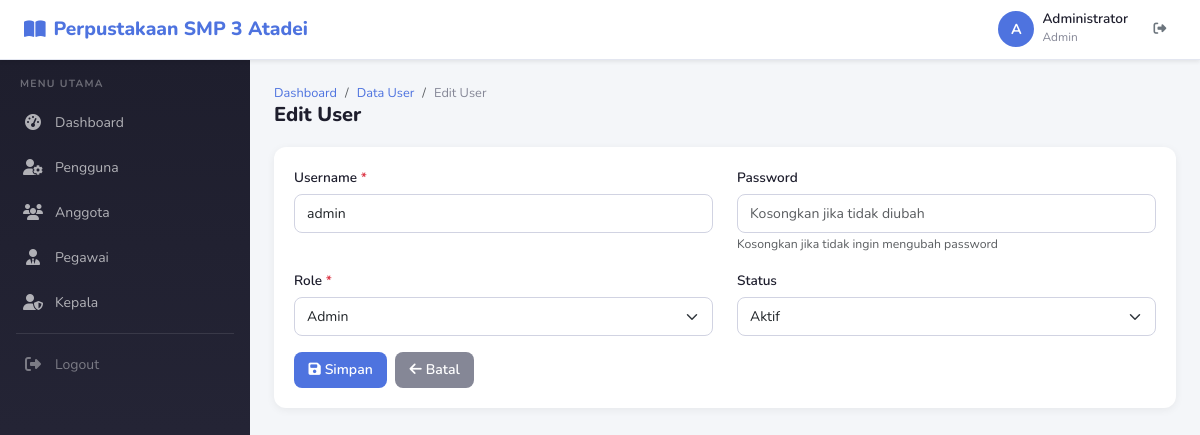
The page /user/edit/1 (signed in) on the database its author committed.
### tables this page shows
CREATE TABLE users (
  id INT AUTO_INCREMENT PRIMARY KEY,
  username VARCHAR(50) NOT NULL UNIQUE,
  password VARCHAR(255) NOT NULL,
  role_id INT NOT NULL,
  status ENUM('aktif','nonaktif') DEFAULT 'aktif',
  created_at TIMESTAMP DEFAULT CURRENT_TIMESTAMP,
  INDEX idx_users_role_id (role_id),
  INDEX idx_users_status (status),
  CONSTRAINT fk_users_role FOREIGN KEY (role_id) REFERENCES roles(id) ON DELETE CASCADE
);

CREATE TABLE roles (
  id INT AUTO_INCREMENT PRIMARY KEY,
  nama_role VARCHAR(50) NOT NULL
);

### controllers/UserController.php (called while the page is built, shortened)
<?php
require_once __DIR__ . '/../core/Helper.php';
class UserController extends Controller
{
    public function edit($id)
    {
        $userModel = $this->model('UserModel');
        $user = $userModel->getWithRole($id);
        $roleModel = $this->model('RoleModel');
        $data['user'] = $user;
        $data['roles'] = $roleModel->all();
        $this->view('user/edit', $data);
    }
}

### index.php (called while the page is built, shortened)
<?php
require_once __DIR__ . '/config/database.php';
spl_autoload_register(function ($class) {
    $directories = [
        __DIR__ . '/core/',
        __DIR__ . '/models/',
        __DIR__ . '/controllers/',
    ];
    foreach ($directories as $dir) {
        $file = $dir . $class . '.php';
        if (file_exists($file)) {
            return;
        }
    }
});
require_once __DIR__ . '/core/Router.php';
require_once __DIR__ . '/core/Helper.php';
Router::run();

### core/Database.php (called while the page is built, shortened)
<?php
class Database
{
    private static $instance = null;
    private $conn;
    private function __construct()
    {
        try {
            $dsn = "mysql:host=" . DB_HOST . ";dbname=" . DB_NAME . ";charset=utf8mb4";
            $this->conn = new PDO($dsn, DB_USER, DB_PASS);
            $this->conn->setAttribute(PDO::ATTR_ERRMODE, PDO::ERRMODE_EXCEPTION);
            $this->conn->setAttribute(PDO::ATTR_DEFAULT_FETCH_MODE, PDO::FETCH_ASSOC);
            $this->conn->setAttribute(PDO::ATTR_EMULATE_PREPARES, false);
        } catch (PDOException $e) {
            die("Database connection failed: " . $e->getMessage());
        }
    }
    public static function getInstance()
    {
        if (self::$instance === null) {
            self::$instance = new self();
        }
        return self::$instance;
    }
    public function query($sql, $params = [])
    {
        try {
            $stmt = $this->conn->prepare($sql);
            $stmt->execute($params);
            return $stmt;
        } catch (PDOException $e) {
            die("Query failed: " . $e->getMessage());
        }
    }
}

### core/Model.php (called while the page is built, shortened)
<?php
require_once __DIR__ . '/Database.php';
class Model
{
    protected $db;
    protected $table;
    public function __construct()
    {
        $this->db = Database::getInstance();
    }
    public function all()
    {
        $results = $this->db->query("SELECT * FROM {$this->table}");
        return $results->fetchAll();
    }
    protected function query($sql, $params = [])
    {
        return $this->db->query($sql, $params);
    }
}

### models/UserModel.php (called while the page is built, shortened)
<?php
class UserModel extends Model
{
    protected $table = 'users';
    public function getWithRole($id)
    {
        $stmt = $this->query(
            "SELECT u.*, r.nama_role FROM {$this->table} u
             JOIN roles r ON u.role_id = r.id
             WHERE u.id = ?",
            [$id]
        );
        return $stmt->fetch();
    }
}

### core/Helper.php (called while the page is built, shortened)
<?php
function sanitize($input)
{
    return htmlspecialchars($input, ENT_QUOTES, 'UTF-8');
}

### views/user/edit.php (the view, shortened to what this page needs)
<?php require_once __DIR__ . '/../layouts/header.php'; ?>
<div class="page-header">
    <div>
        <nav aria-label="breadcrumb">
            <ol class="breadcrumb">
                <li class="breadcrumb-item"><a href="<?= BASE_URL ?>dashboard">Dashboard</a></li>
                <li class="breadcrumb-item"><a href="<?= BASE_URL ?>user">Data User</a></li>
                <li class="breadcrumb-item active">Edit User</li>
            </ol>
        </nav>
        <h4>Edit User</h4>
    </div>
</div>
<div class="card">
    <div class="card-body">
        <form action="<?= BASE_URL ?>user/update/<?= $user['id'] ?>" method="POST">
            <div class="row">
                <div class="col-md-6 mb-3">
                    <label class="form-label">Username <span class="text-danger">*</span></label>
                    <input type="text" name="username" class="form-control" value="<?= sanitize($user['username']) ?>" required>
                </div>
                <div class="col-md-6 mb-3">
                    <label class="form-label">Password</label>
                    <input type="password" name="password" class="form-control" placeholder="Kosongkan jika tidak diubah">
                    <small class="text-muted">Kosongkan jika tidak ingin mengubah password</small>
                </div>
                <div class="col-md-6 mb-3">
                    <label class="form-label">Role <span class="text-danger">*</span></label>
                    <select name="role_id" class="form-select" required>
                        <?php foreach ($roles as $r): ?>
                        <option value="<?= $r['id'] ?>" <?= $r['id'] == $user['role_id'] ? 'selected' : '' ?>><?= sanitize($r['nama_role']) ?></option>
                        <?php endforeach; ?>
                    </select>
                </div>
                <div class="col-md-6 mb-3">
                    <label class="form-label">Status</label>
                    <select name="status" class="form-select">
                        <option value="aktif" <?= $user['status'] === 'aktif' ? 'selected' : '' ?>>Aktif</option>
                    </select>
                </div>
            </div>
            <div class="d-flex gap-2">
                <button type="submit" class="btn btn-primary"><i class="fas fa-save me-1"></i>Simpan</button>
                <a href="<?= BASE_URL ?>user" class="btn btn-secondary"><i class="fas fa-arrow-left me-1"></i>Batal</a>
            </div>
        </form>
    </div>
</div>
<?php require_once __DIR__ . '/../layouts/footer.php'; ?>

### core/Router.php (shortened to what this page needs)
<?php
class Router
{
    private static $routes = [];
    public static function add($method, $route, $controller, $action)
    {
        self::$routes[] = [
            'method' => strtoupper($method),
            'route' => $route,
            'controller' => $controller,
            'action' => $action
        ];
    }
    public static function run()
    {
        $url = self::getUrl();
        $method = $_SERVER['REQUEST_METHOD'];
        foreach (self::$routes as $route) {
            $pattern = self::buildPattern($route['route']);
            if ($route['method'] === strtoupper($method) && preg_match($pattern, $url, $matches)) {
                array_shift($matches);
                self::dispatch($route['controller'], $route['action'], $matches);
                return;
            }
        }
        exit;
    }
    private static function getUrl()
    {
        if (isset($_GET['url']) && $_GET['url'] !== '') {
            $url = rtrim($_GET['url'], '/');
            $url = filter_var($url, FILTER_SANITIZE_URL);
            return $url;
        }
        $uri = $_SERVER['REQUEST_URI'];
        $uri = parse_url($uri, PHP_URL_PATH);
        $uri = trim($uri, '/');
        return $uri;
    }
    private static function buildPattern($route)
    {
        $pattern = preg_replace('/\{([a-zA-Z_]+)\}/', '([^/]+)', $route);
        return '#^' . $pattern . '$#';
    }
    private static function dispatch($controller, $action, $params = [])
    {
        $controllerFile = __DIR__ . '/../controllers/' . $controller . '.php';
        if (file_exists($controllerFile)) {
            $instance = new $controller();
            call_user_func_array([$instance, $action], $params);
        } else {
            header('HTTP/1.0 500 Internal Server Error');
            die("Controller '$controller' tidak ditemukan");
        }
    }
}

### assets/css/style.css (style rules this page uses)
:root { --primary: #4e73df; --primary-dark: #224abe; --secondary: #858796; --success: #1cc88a; --info: #36b9cc; --warning: #f6c23e; --danger: #e74a3b; --dark: #1e1e2d; --gray: #858796; --gray-light: #f8f9fc; --sidebar-width: 250px; --topbar-height: 60px; }
* { margin: 0; padding: 0; box-sizing: border-box; }
body { font-family: 'Nunito', 'Segoe UI', Tahoma, Geneva, Verdana, sans-serif; font-size: .875rem; background: #f4f6f9; color: #495057; overflow-x: hidden; }
.card { border: none; border-radius: .75rem; box-shadow: 0 .125rem .5rem rgba(0,0,0,.06); margin-bottom: 1.5rem; background: #fff; }
.card-body { padding: 1.25rem; }
.page-header { display: flex; align-items: center; justify-content: space-between; margin-bottom: 1.25rem; flex-wrap: wrap; gap: .75rem; }
.page-header h4 { font-size: 1.25rem; font-weight: 800; color: var(--dark); margin: 0; }
.breadcrumb { margin: 0; font-size: .8rem; background: none; padding: 0; }
.breadcrumb-item a { color: var(--primary); text-decoration: none; }
.breadcrumb-item.active { color: var(--secondary); }
.form-label { font-weight: 600; font-size: .85rem; color: var(--dark); margin-bottom: .35rem; }
.form-control, .form-select { border: 1px solid #d1d3e2; border-radius: .5rem; padding: .5rem .75rem; font-size: .875rem; transition: border-color .15s, box-shadow .15s; }
.btn { border-radius: .5rem; font-size: .875rem; padding: .45rem .9rem; font-weight: 600; transition: all .15s; border: none; }
.btn-primary { background: var(--primary); color: #fff; }
.btn-secondary { background: var(--secondary); color: #fff; }

### rows shown on the page
users: username "admin", role_id "Admin", status "Aktif"
